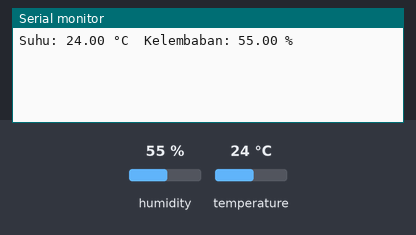
Recording of a sketch running on a simulated ESP8266 (NodeMCU). On the bench: the last lines printed to the serial monitor. The test bench sets the inputs (shaded band); at power-on: humidity 55 %, temperature 24 °C. The RemoteXY app is connected.

Above: at 2.8 s.
2.9 s: humidity set to 22 %
At 4.3 s:
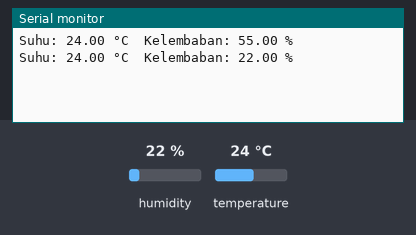
4.4 s: temperature set to 12 °C
5.9 s: humidity set to 40 %
At 6.6 s:
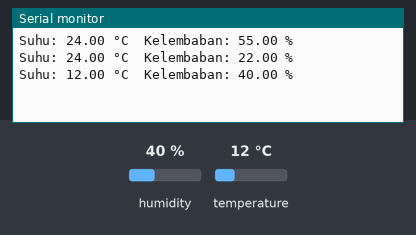
Timing chart, 0 to 8.9 s (numbered marks = the images above; inputs shaded):
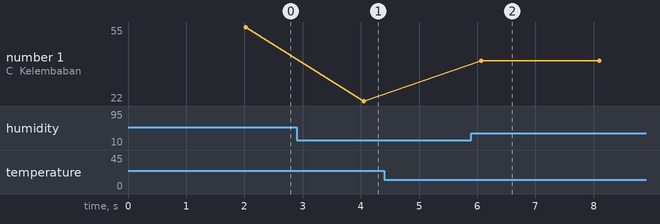

Measured:
- after the input at 2.9 s, the serial monitor: prints a new line after 1.1 s (image 1)
- after the input at 5.9 s, the serial monitor: prints a new line after 0.17 s (image 2)
- plotted number 1: 55 → 22 after the input at 2.9 s, 22 → 40 after the input at 5.9 s

The sketch:

RemoteXY.ino
```cpp
/*
    -- Proyek IoT Suhu & Kelembaban --

    Kode ini membaca data dari sensor DHT (DHT11/DHT22) dan menampilkannya
    secara nirkabel di aplikasi mobile menggunakan RemoteXY.

    Pastikan Anda sudah menginstall library 'RemoteXY' dan 'DHT sensor library' by Adafruit.
*/

//////////////////////////////////////////////
//        RemoteXY include library          //
//////////////////////////////////////////////

// Anda bisa mengaktifkan debug log ke Serial Monitor pada baud rate 115200
//#define REMOTEXY__DEBUGLOG

// Pilih mode koneksi dan sertakan library RemoteXY
#define REMOTEXY_MODE__WIFI_POINT
#include <ESP8266WiFi.h>

// Pengaturan koneksi RemoteXY
#define REMOTEXY_WIFI_SSID "Rainnly"
#define REMOTEXY_WIFI_PASSWORD "123456789"
#define REMOTEXY_SERVER_PORT 6377

#include <RemoteXY.h>

// Konfigurasi GUI RemoteXY
#pragma pack(push, 1)
uint8_t RemoteXY_CONF[] =   // 72 bytes
  { 255,0,0,8,0,65,0,19,0,0,0,0,31,1,106,200,1,1,4,0,
  67,34,58,40,10,78,2,26,2,67,36,110,40,10,78,2,26,2,129,36,
  38,33,12,64,17,83,117,104,117,32,58,0,129,21,92,73,12,64,17,75,
  101,108,101,109,98,97,98,97,110,32,58,0 };

// Struktur ini mendefinisikan semua variabel dan event dari antarmuka kontrol Anda
struct {
    // Variabel output (untuk ditampilkan di aplikasi)
    float value_01; // Akan kita gunakan untuk menampilkan SUHU
    float value_02; // Akan kita gunakan untuk menampilkan KELEMBABAN

    // Variabel lain
    uint8_t connect_flag;  // =1 jika aplikasi terhubung, else =0
} RemoteXY;
#pragma pack(pop)


/////////////////////////////////////////////
//        Tambahan untuk Sensor DHT        //
/////////////////////////////////////////////
#include <DHT.h>

// Tentukan pin mana yang terhubung dengan sensor DHT
#define DHTPIN D4     // Pin D4 pada NodeMCU (GPIO2)

// Tentukan tipe sensor DHT yang Anda gunakan
#define DHTTYPE DHT11       // Untuk sensor DHT 11 (biru)
// #define DHTTYPE DHT22      // Untuk sensor DHT 22 (putih, AM2302). Hapus komentar jika menggunakan ini.

// Inisialisasi objek DHT
DHT dht(DHTPIN, DHTTYPE);


/////////////////////////////////////////////
//              Fungsi Setup               //
/////////////////////////////////////////////
void setup()
{
  RemoteXY_Init();

  // Memulai sensor DHT
  dht.begin();

  // (Opsional) Memulai Serial Monitor untuk debugging
  Serial.begin(115200);
}

/////////////////////////////////////////////
//              Fungsi Loop                //
/////////////////////////////////////////////
void loop()
{
  RemoteXY_Handler();

  // Beri sedikit jeda agar pembacaan sensor stabil dan tidak terlalu sering
  // Sensor DHT direkomendasikan untuk dibaca setiap 2 detik sekali.
  delay(2000);

  // Baca kelembaban dari sensor
  float h = dht.readHumidity();
  // Baca suhu dalam Celsius dari sensor
  float t = dht.readTemperature();

  // Cek apakah pembacaan gagal. Jika gagal, hentikan eksekusi (untuk menghindari data aneh).
  if (isnan(h) || isnan(t)) {
    Serial.println("Gagal membaca dari sensor DHT!");
    return;
  }

  // Jika pembacaan berhasil, masukkan nilainya ke dalam struktur RemoteXY
  RemoteXY.value_01 = t;      // Kirim data suhu ke elemen pertama di GUI
  RemoteXY.value_02 = h;      // Kirim data kelembaban ke elemen kedua di GUI

  // (Opsional) Tampilkan data di Serial Monitor untuk pengecekan
  Serial.print("Suhu: ");
  Serial.print(t);
  Serial.print(" °C\t");
  Serial.print("Kelembaban: ");
  Serial.print(h);
  Serial.println(" %");
}
```
